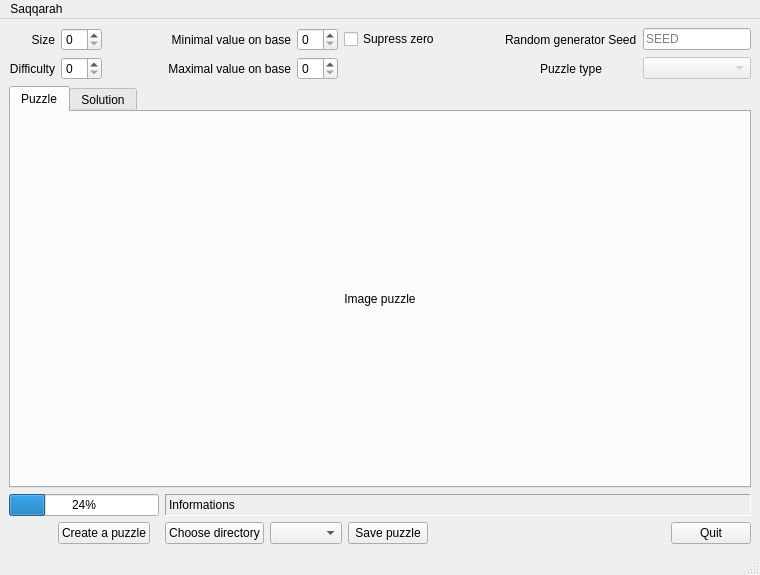
<?xml version="1.0" encoding="UTF-8"?>
<ui version="4.0">
 <class>MainWindow</class>
 <widget class="QMainWindow" name="MainWindow">
  <property name="geometry">
   <rect>
    <x>0</x>
    <y>0</y>
    <width>760</width>
    <height>575</height>
   </rect>
  </property>
  <property name="sizePolicy">
   <sizepolicy hsizetype="Minimum" vsizetype="Minimum">
    <horstretch>0</horstretch>
    <verstretch>0</verstretch>
   </sizepolicy>
  </property>
  <property name="minimumSize">
   <size>
    <width>760</width>
    <height>575</height>
   </size>
  </property>
  <property name="windowTitle">
   <string>MainWindow</string>
  </property>
  <widget class="QWidget" name="centralwidget">
   <property name="sizePolicy">
    <sizepolicy hsizetype="Preferred" vsizetype="Preferred">
     <horstretch>0</horstretch>
     <verstretch>0</verstretch>
    </sizepolicy>
   </property>
   <layout class="QGridLayout" name="gridLayout_3">
    <item row="0" column="0">
     <layout class="QVBoxLayout" name="verticalLayout_3">
      <property name="sizeConstraint">
       <enum>QLayout::SetMinimumSize</enum>
      </property>
      <item>
       <layout class="QGridLayout" name="gridLayout_2">
        <item row="1" column="1">
         <widget class="QSpinBox" name="sizeBox">
          <property name="frame">
           <bool>true</bool>
          </property>
         </widget>
        </item>
        <item row="3" column="4">
         <widget class="QLabel" name="label_6">
          <property name="frameShape">
           <enum>QFrame::NoFrame</enum>
          </property>
          <property name="text">
           <string>Maximal value on base</string>
          </property>
          <property name="alignment">
           <set>Qt::AlignRight|Qt::AlignTrailing|Qt::AlignVCenter</set>
          </property>
         </widget>
        </item>
        <item row="3" column="0">
         <widget class="QLabel" name="label_7">
          <property name="frameShape">
           <enum>QFrame::NoFrame</enum>
          </property>
          <property name="frameShadow">
           <enum>QFrame::Sunken</enum>
          </property>
          <property name="text">
           <string>Difficulty</string>
          </property>
          <property name="alignment">
           <set>Qt::AlignRight|Qt::AlignTrailing|Qt::AlignVCenter</set>
          </property>
         </widget>
        </item>
        <item row="3" column="1">
         <widget class="QSpinBox" name="difficultyBox"/>
        </item>
        <item row="1" column="4">
         <widget class="QLabel" name="label_9">
          <property name="frameShape">
           <enum>QFrame::NoFrame</enum>
          </property>
          <property name="frameShadow">
           <enum>QFrame::Plain</enum>
          </property>
          <property name="text">
           <string>Minimal value on base</string>
          </property>
          <property name="alignment">
           <set>Qt::AlignRight|Qt::AlignTrailing|Qt::AlignVCenter</set>
          </property>
         </widget>
        </item>
        <item row="3" column="5">
         <widget class="QSpinBox" name="maxBox"/>
        </item>
        <item row="1" column="0">
         <widget class="QLabel" name="label_10">
          <property name="frameShape">
           <enum>QFrame::NoFrame</enum>
          </property>
          <property name="frameShadow">
           <enum>QFrame::Plain</enum>
          </property>
          <property name="text">
           <string>Size</string>
          </property>
          <property name="alignment">
           <set>Qt::AlignRight|Qt::AlignTrailing|Qt::AlignVCenter</set>
          </property>
         </widget>
        </item>
        <item row="1" column="5">
         <widget class="QSpinBox" name="minBox"/>
        </item>
        <item row="1" column="2">
         <spacer name="horizontalSpacer_7">
          <property name="orientation">
           <enum>Qt::Horizontal</enum>
          </property>
          <property name="sizeHint" stdset="0">
           <size>
            <width>40</width>
            <height>20</height>
           </size>
          </property>
         </spacer>
        </item>
        <item row="1" column="9">
         <widget class="QLineEdit" name="seedEdit">
          <property name="text">
           <string/>
          </property>
          <property name="placeholderText">
           <string>SEED</string>
          </property>
         </widget>
        </item>
        <item row="3" column="9">
         <widget class="QComboBox" name="typeCombo">
          <property name="enabled">
           <bool>false</bool>
          </property>
          <property name="editable">
           <bool>false</bool>
          </property>
          <property name="currentIndex">
           <number>-1</number>
          </property>
         </widget>
        </item>
        <item row="1" column="8">
         <widget class="QLabel" name="label_11">
          <property name="text">
           <string>Random generator Seed</string>
          </property>
         </widget>
        </item>
        <item row="3" column="8">
         <widget class="QLabel" name="label_12">
          <property name="text">
           <string>Puzzle type</string>
          </property>
          <property name="alignment">
           <set>Qt::AlignCenter</set>
          </property>
         </widget>
        </item>
        <item row="1" column="6">
         <widget class="QCheckBox" name="zeroCheckbox">
          <property name="layoutDirection">
           <enum>Qt::LeftToRight</enum>
          </property>
          <property name="text">
           <string>Supress zero</string>
          </property>
         </widget>
        </item>
        <item row="1" column="7">
         <spacer name="horizontalSpacer_5">
          <property name="orientation">
           <enum>Qt::Horizontal</enum>
          </property>
          <property name="sizeHint" stdset="0">
           <size>
            <width>40</width>
            <height>20</height>
           </size>
          </property>
         </spacer>
        </item>
       </layout>
      </item>
      <item>
       <widget class="QTabWidget" name="tabWidget_2">
        <property name="sizePolicy">
         <sizepolicy hsizetype="Minimum" vsizetype="Minimum">
          <horstretch>0</horstretch>
          <verstretch>0</verstretch>
         </sizepolicy>
        </property>
        <property name="minimumSize">
         <size>
          <width>410</width>
          <height>227</height>
         </size>
        </property>
        <property name="currentIndex">
         <number>0</number>
        </property>
        <widget class="QWidget" name="puzzleTab_2">
         <property name="minimumSize">
          <size>
           <width>400</width>
           <height>200</height>
          </size>
         </property>
         <attribute name="title">
          <string>Puzzle</string>
         </attribute>
         <layout class="QVBoxLayout" name="verticalLayout">
          <item>
           <widget class="QLabel" name="puzzleImageLabel">
            <property name="minimumSize">
             <size>
              <width>400</width>
              <height>200</height>
             </size>
            </property>
            <property name="text">
             <string>Image puzzle</string>
            </property>
            <property name="scaledContents">
             <bool>true</bool>
            </property>
            <property name="alignment">
             <set>Qt::AlignCenter</set>
            </property>
           </widget>
          </item>
         </layout>
        </widget>
        <widget class="QWidget" name="solutionTab_2">
         <attribute name="title">
          <string>Solution</string>
         </attribute>
         <layout class="QGridLayout" name="gridLayout_4">
          <item row="0" column="0">
           <widget class="QLabel" name="solutionImageLabel">
            <property name="minimumSize">
             <size>
              <width>400</width>
              <height>200</height>
             </size>
            </property>
            <property name="text">
             <string>Image solution</string>
            </property>
            <property name="scaledContents">
             <bool>true</bool>
            </property>
            <property name="alignment">
             <set>Qt::AlignCenter</set>
            </property>
           </widget>
          </item>
         </layout>
        </widget>
       </widget>
      </item>
      <item>
       <layout class="QGridLayout" name="gridLayout">
        <property name="sizeConstraint">
         <enum>QLayout::SetNoConstraint</enum>
        </property>
        <item row="3" column="3">
         <layout class="QHBoxLayout" name="horizontalLayout">
          <item>
           <widget class="QPushButton" name="directoryButton">
            <property name="text">
             <string>Choose directory</string>
            </property>
           </widget>
          </item>
          <item>
           <widget class="QComboBox" name="outputTypeCombo"/>
          </item>
          <item>
           <widget class="QPushButton" name="saveButton">
            <property name="text">
             <string>Save puzzle</string>
            </property>
           </widget>
          </item>
          <item>
           <spacer name="horizontalSpacer_12">
            <property name="orientation">
             <enum>Qt::Horizontal</enum>
            </property>
            <property name="sizeType">
             <enum>QSizePolicy::Expanding</enum>
            </property>
            <property name="sizeHint" stdset="0">
             <size>
              <width>40</width>
              <height>20</height>
             </size>
            </property>
           </spacer>
          </item>
          <item>
           <widget class="QPushButton" name="quitButton">
            <property name="text">
             <string>Quit</string>
            </property>
           </widget>
          </item>
         </layout>
        </item>
        <item row="3" column="1">
         <layout class="QHBoxLayout" name="horizontalLayout_2">
          <item>
           <spacer name="horizontalSpacer_8">
            <property name="orientation">
             <enum>Qt::Horizontal</enum>
            </property>
            <property name="sizeType">
             <enum>QSizePolicy::Fixed</enum>
            </property>
            <property name="sizeHint" stdset="0">
             <size>
              <width>40</width>
              <height>20</height>
             </size>
            </property>
           </spacer>
          </item>
          <item>
           <widget class="QPushButton" name="puzzleButton">
            <property name="sizePolicy">
             <sizepolicy hsizetype="Fixed" vsizetype="Fixed">
              <horstretch>0</horstretch>
              <verstretch>0</verstretch>
             </sizepolicy>
            </property>
            <property name="baseSize">
             <size>
              <width>150</width>
              <height>0</height>
             </size>
            </property>
            <property name="text">
             <string>Create a puzzle</string>
            </property>
           </widget>
          </item>
         </layout>
        </item>
        <item row="1" column="1">
         <widget class="QProgressBar" name="progressBar">
          <property name="sizePolicy">
           <sizepolicy hsizetype="Preferred" vsizetype="Fixed">
            <horstretch>0</horstretch>
            <verstretch>0</verstretch>
           </sizepolicy>
          </property>
          <property name="minimumSize">
           <size>
            <width>150</width>
            <height>0</height>
           </size>
          </property>
          <property name="maximumSize">
           <size>
            <width>16777215</width>
            <height>16777215</height>
           </size>
          </property>
          <property name="value">
           <number>24</number>
          </property>
         </widget>
        </item>
        <item row="1" column="3">
         <widget class="QLabel" name="informationLabel">
          <property name="minimumSize">
           <size>
            <width>270</width>
            <height>0</height>
           </size>
          </property>
          <property name="frameShape">
           <enum>QFrame::Panel</enum>
          </property>
          <property name="frameShadow">
           <enum>QFrame::Sunken</enum>
          </property>
          <property name="text">
           <string>Informations</string>
          </property>
         </widget>
        </item>
       </layout>
      </item>
     </layout>
    </item>
   </layout>
  </widget>
  <widget class="QMenuBar" name="menubar">
   <property name="geometry">
    <rect>
     <x>0</x>
     <y>0</y>
     <width>760</width>
     <height>14</height>
    </rect>
   </property>
   <widget class="QMenu" name="menuSaqqarah">
    <property name="title">
     <string>Saqqarah</string>
    </property>
    <addaction name="actionAbout"/>
    <addaction name="separator"/>
    <addaction name="actionPreferences"/>
    <addaction name="separator"/>
    <addaction name="actionExit"/>
   </widget>
   <addaction name="menuSaqqarah"/>
  </widget>
  <widget class="QStatusBar" name="statusbar"/>
  <action name="actionAbout">
   <property name="text">
    <string>About</string>
   </property>
  </action>
  <action name="actionPreferences">
   <property name="text">
    <string>Preferences</string>
   </property>
  </action>
  <action name="actionExit">
   <property name="text">
    <string>Exit</string>
   </property>
  </action>
 </widget>
 <resources/>
 <connections/>
</ui>
